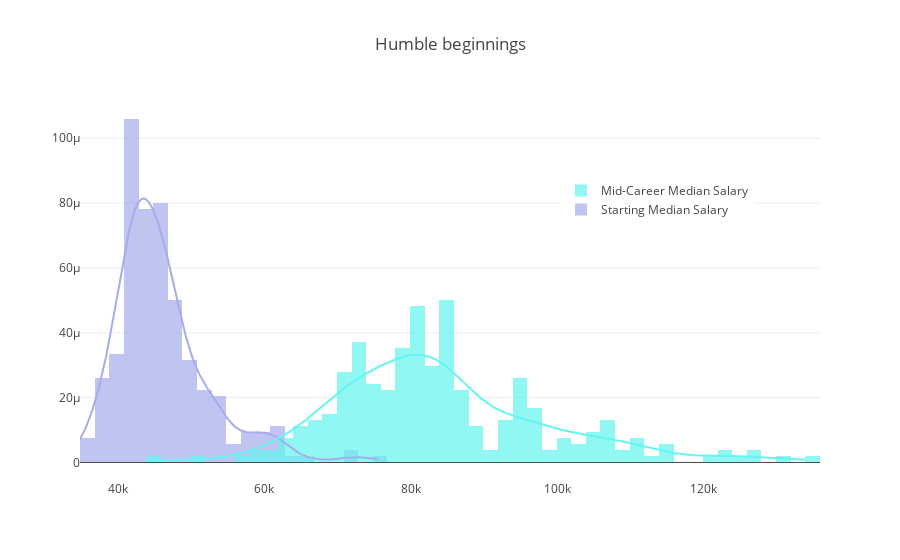

This figure's notebook cell:
### Markdown cell above
### 3.3. Time makes all the difference
<a id="time_makes_all_the_difference"></a>

### Code cell
hist_data = [college["start_p50"].values, college["mid_p50"].values]

group_labels = ['Starting Median Salary', 'Mid-Career Median Salary']
colors = ['#A6ACEC', '#63F5EF']

# Create distplot with curve_type set to 'normal'
fig = ff.create_distplot(hist_data, group_labels, colors=colors,
                         bin_size=2000, show_rug=False)

# Add title
fig['layout'].update(title='Humble beginnings', legend=dict(x=0.65, y=0.8))

# Plot!
py.iplot(fig, filename='Hist and Curve')

### Figure 1 — Plotly figure (JSON) as saved in the notebook; plotly's stock layout.template omitted (floating-point values rounded to 4 significant figures; data arrays with more than 128 entries replaced by an {"elided": "..."} marker saying what was removed)
{"data": [{"autobinx": false, "histnorm": "probability density", "legendgroup": "Starting Median Salary", "marker": {"color": "#A6ACEC"}, "name": "Starting Median Salary", "opacity": 0.7, "type": "histogram", "x": {"elided": "269 int values"}, "xaxis": "x1", "xbins": {"end": 75500, "size": 2000, "start": 34800}, "yaxis": "y1"}, {"autobinx": false, "histnorm": "probability density", "legendgroup": "Mid-Career Median Salary", "marker": {"color": "#63F5EF"}, "name": "Mid-Career Median Salary", "opacity": 0.7, "type": "histogram", "x": {"elided": "269 int values"}, "xaxis": "x1", "xbins": {"end": 134000, "size": 2000, "start": 43900}, "yaxis": "y1"}, {"legendgroup": "Starting Median Salary", "marker": {"color": "#A6ACEC"}, "mode": "lines", "name": "Starting Median Salary", "showlegend": false, "type": "scatter", "x": {"elided": "500 float values"}, "xaxis": "x1", "y": {"elided": "500 float values"}, "yaxis": "y1"}, {"legendgroup": "Mid-Career Median Salary", "marker": {"color": "#63F5EF"}, "mode": "lines", "name": "Mid-Career Median Salary", "showlegend": false, "type": "scatter", "x": {"elided": "500 float values"}, "xaxis": "x1", "y": {"elided": "500 float values"}, "yaxis": "y1"}], "layout": {"barmode": "overlay", "hovermode": "closest", "legend": {"traceorder": "reversed", "x": 0.65, "y": 0.8}, "title": "Humble beginnings", "xaxis1": {"anchor": "y2", "domain": [0, 1], "zeroline": false}, "yaxis1": {"anchor": "free", "domain": [0, 1], "position": 0}}}
